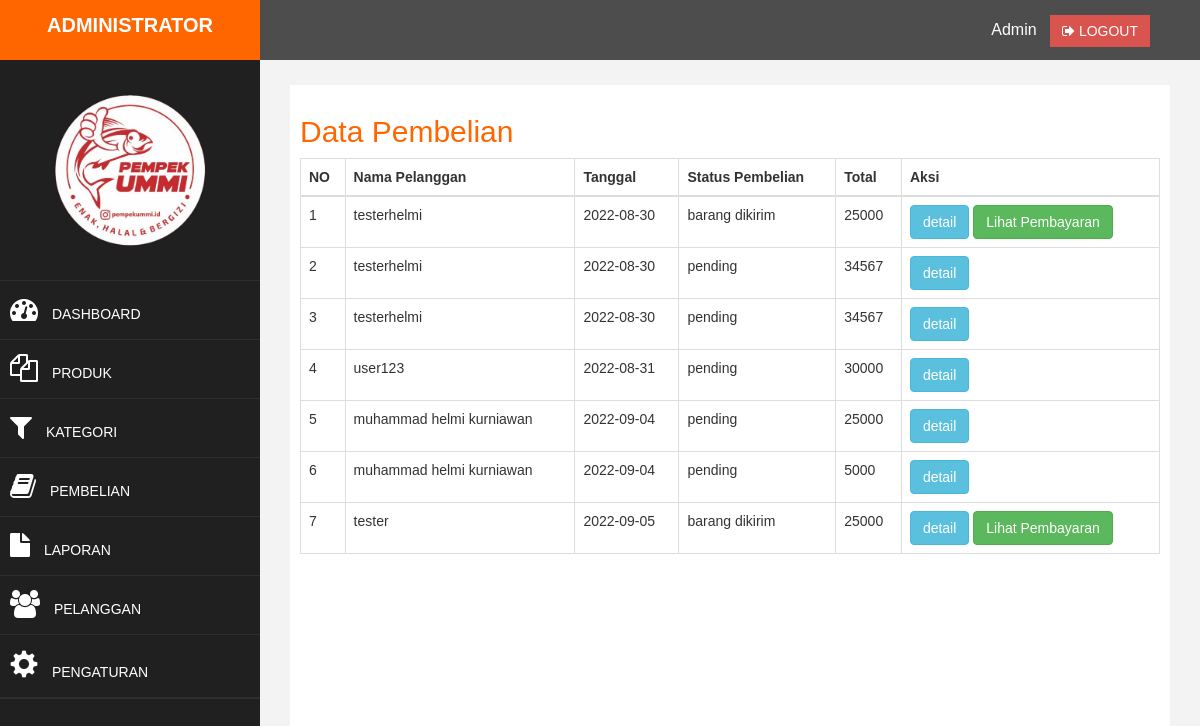
Page /admin/index.php?halaman=pembelian (signed in) on the committed database.
### tables this page shows
CREATE TABLE `pembelian` (
  `id_pembelian` int(11) NOT NULL,
  `id_pelanggan` int(11) NOT NULL,
  `id_ongkir` int(11) NOT NULL,
  `tanggal_pembelian` date NOT NULL,
  `total_pembelian` int(11) NOT NULL,
  `nama_kota` varchar(100) NOT NULL,
  `tarif` int(11) NOT NULL,
  `alamat_pengiriman` text NOT NULL,
  `status_pembelian` varchar(100) NOT NULL DEFAULT 'pending'
);

CREATE TABLE `pelanggan` (
  `id_pelanggan` int(11) NOT NULL,
  `email_pelanggan` varchar(100) NOT NULL,
  `password_pelanggan` varchar(50) NOT NULL,
  `nama_pelanggan` varchar(100) NOT NULL,
  `kontak_pelanggan` varchar(25) NOT NULL,
  `alamat_pelanggan` text NOT NULL
);

### admin/pembelian.php (the view)
<h2>Data Pembelian</h2>
<table class="table table-bordered">
	<thead>
		<tr>
			<th>NO</th>
			<th>Nama Pelanggan</th>
			<th>Tanggal</th>
			<th>Status Pembelian</th>
			<th>Total</th>
			<th>Aksi</th>
		</tr>
	</thead>
	<tbody>
		<?php $nomor=1; ?>
		<?php $ambil=$koneksi->query("SELECT * FROM pembelian JOIN pelanggan ON pembelian.id_pelanggan=pelanggan.id_pelanggan"); ?>
		<?php while($pecah = $ambil->fetch_assoc()){ ?>
		<tr>
			<td><?php echo $nomor; ?></td>
			<td><?php echo $pecah['nama_pelanggan']; ?></td>
			<td><?php echo $pecah['tanggal_pembelian']; ?></td>
			<td><?php echo $pecah['status_pembelian']; ?></td>
			<td><?php echo $pecah['total_pembelian']; ?></td>
			<td>
				<a href="index.php?halaman=detail&id=<?php echo $pecah['id_pembelian'] ?>" class="btn btn-info">detail</a>
				<?php if ($pecah['status_pembelian']!="pending"): ?>
					<a href="index.php?halaman=pembayaran&id=<?php echo $pecah['id_pembelian'] ?>" class="btn btn-success">Lihat Pembayaran</a>
				<?php endif ?>
			</td>
		</tr>
		<?php $nomor++; ?>
		<?php }?>
	</tbody>
</table>

### admin/assets/css/custom.css (style rules this page uses)
body { font-family: 'Josefin Sans', sans-serif; }
h2 { color: #ff6600; }

### rows in the picture
pembelian: id_pelanggan.nama_pelanggan "testerhelmi", tanggal_pembelian "2022-08-30", status_pembelian "barang dikirim", total_pembelian "25000"
pembelian: id_pelanggan.nama_pelanggan "testerhelmi", tanggal_pembelian "2022-08-30", status_pembelian "pending", total_pembelian "34567"
pembelian: id_pelanggan.nama_pelanggan "testerhelmi", tanggal_pembelian "2022-08-30", status_pembelian "pending", total_pembelian "34567"
pembelian: id_pelanggan.nama_pelanggan "user123", tanggal_pembelian "2022-08-31", status_pembelian "pending", total_pembelian "30000"
pembelian: id_pelanggan.nama_pelanggan "muhammad helmi kurniawan", tanggal_pembelian "2022-09-04", status_pembelian "pending", total_pembelian "25000"
pembelian: id_pelanggan.nama_pelanggan "muhammad helmi kurniawan", tanggal_pembelian "2022-09-04", status_pembelian "pending", total_pembelian "5000"
pembelian: id_pelanggan.nama_pelanggan "tester", tanggal_pembelian "2022-09-05", status_pembelian "barang dikirim", total_pembelian "25000"

### other values in the picture
$_SESSION["admin"]["nama_lengkap"] "Admin"
